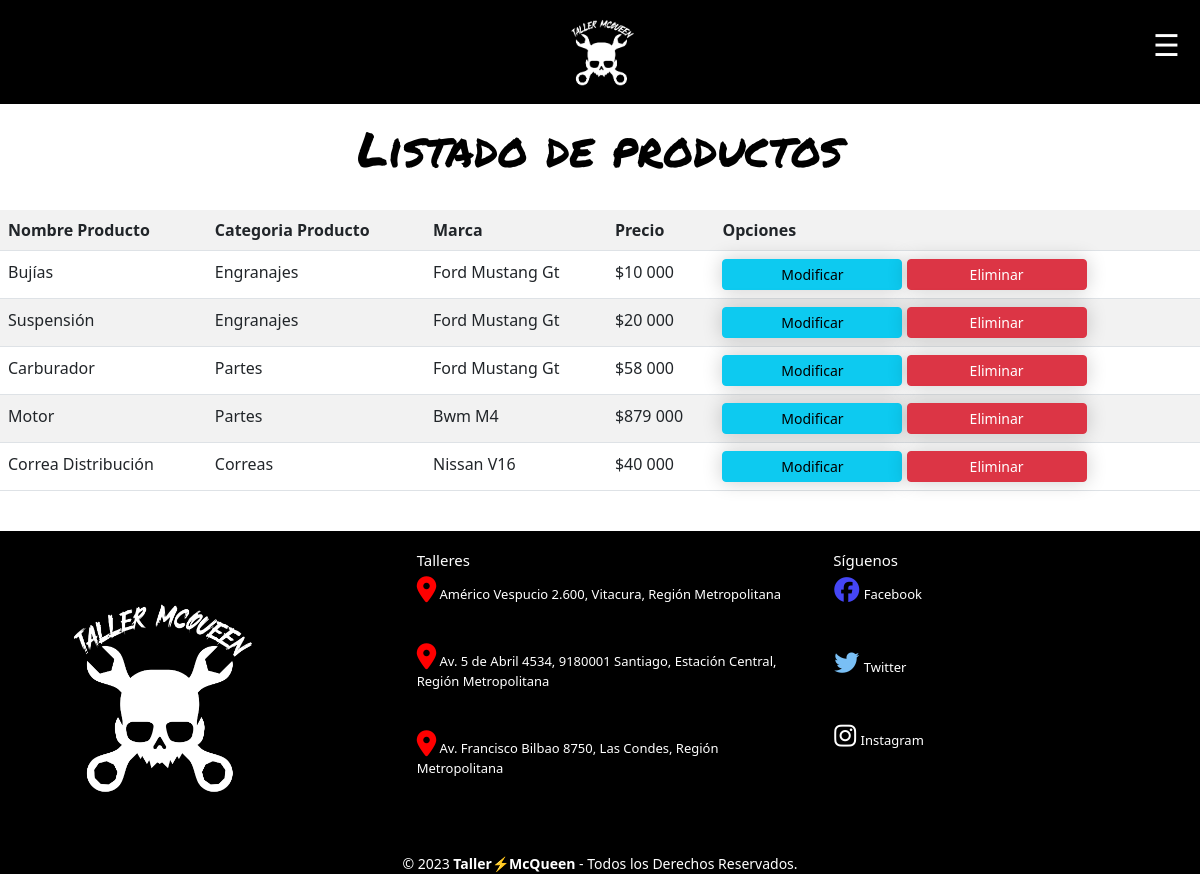
/listar-crud/, run on an earlier commit of the app's database.
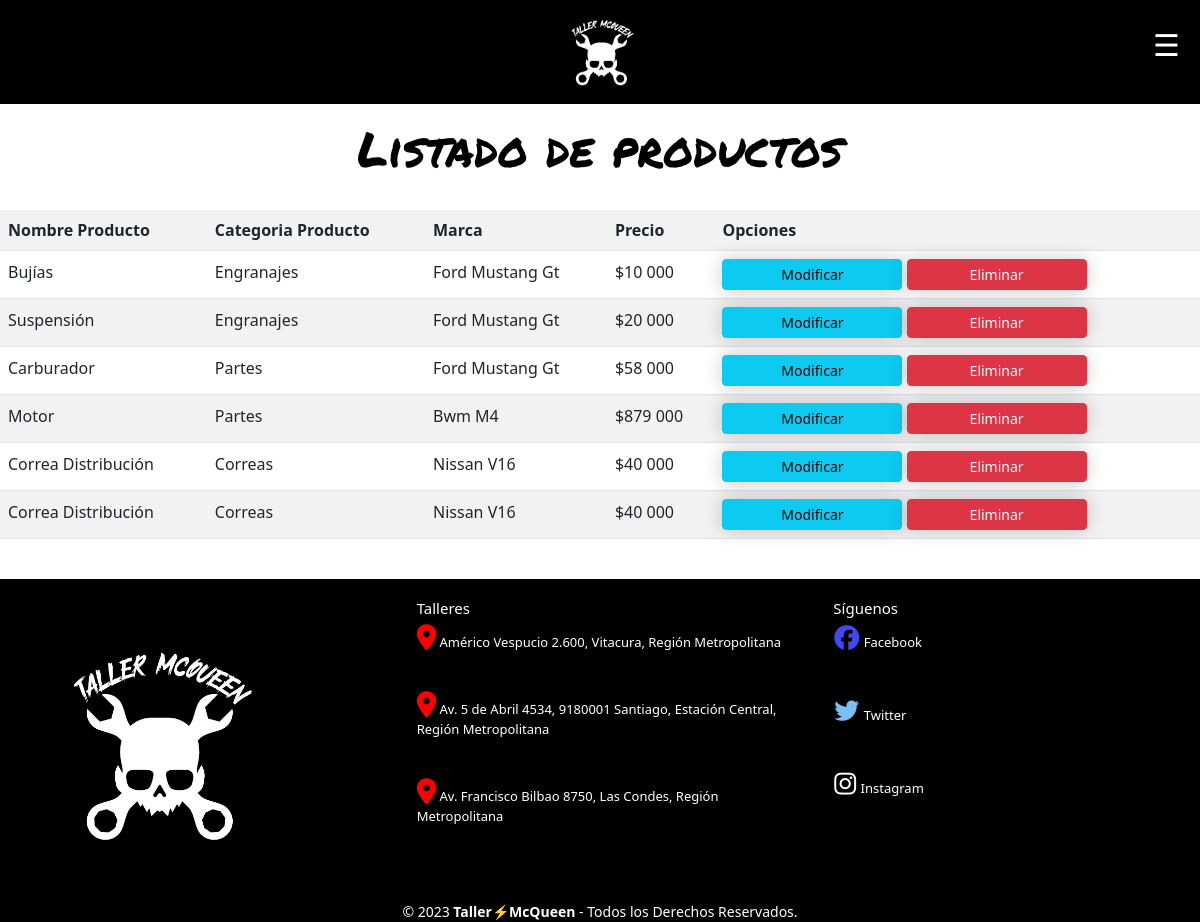
And on a later commit of the database.
### productos/models.py (models this page shows, shortened)
class Producto(models.Model):
    nombreP=models.CharField(max_length=30)
    categoriaP=models.CharField(max_length=30)
    modelovehiculoP=models.CharField(max_length=30)
    precioP=models.IntegerField()
    imagen = models.ImageField(upload_to="productos", null=True)

### productos/views.py (the view)
# urls.py: path('listar-crud/', views.listarCrud, name='listar_crud'),
def listarCrud(request):
    productos = Producto.objects.all()
    data = {
        'productos': productos
    }
    return render(request, 'productos/listarCrud.html', data)

### productos/context_processor.py (called while the page is built)
def total_carrito(request):
    total = 0
    if request.user.is_authenticated:
        if "carrito" in request.session.keys():
            for key, value in request.session["carrito"].items():
                total += int(value["acumulado"])
    return {"total_carrito": total}

### productos/templates/productos/listarCrud.html
{% extends 'productos/base.html' %}
{% load static %}
{% block contenido %}
{% load humanize %}
<div id="tabla-productos">
    <div>
        <h1 id="tit-listado-curd">Listado de productos</h1>
        <table class="table table-striped table-hover table-responsive-sm">
            <tr>
                <th>Nombre Producto</th>
                <th>Categoria Producto</th>
                <th>Marca</th>
                <th>Precio</th>
                <th>Opciones</th>
            </tr>
            {% for p in productos %}
            <tr>
                <td>{{ p.nombreP | title }}</td>
                <td>{{ p.categoriaP | title }}</td>
                <td>{{ p.modelovehiculoP | title }}</td>
                <td>${{ p.precioP | intcomma }}</td>
                <td>
                    <a href="{% url 'modificar_crud' p.id %}" class="btn btn-info btn-sm">Modificar</a>
                    <a href="{% url 'eliminar_crud' p.id %}" class="btn btn-danger btn-sm">Eliminar</a>
                </td>
            </tr>
            {% endfor %}
        </table>
    </div>
</div>
{% endblock %}

What changed in the data, as far as the page shows it:
added Producto: nombreP "Correa Distribución", categoriaP "Correas", modelovehiculoP "Nissan V16", precioP "40 000"
